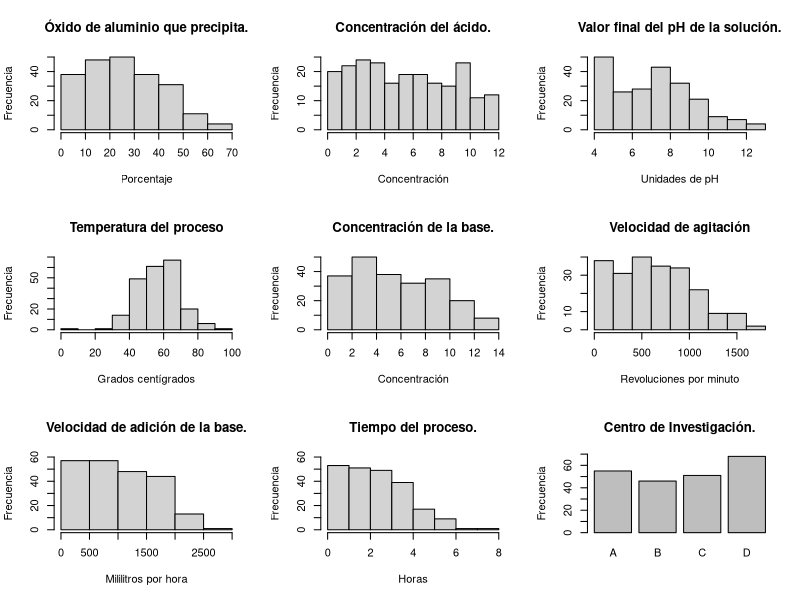
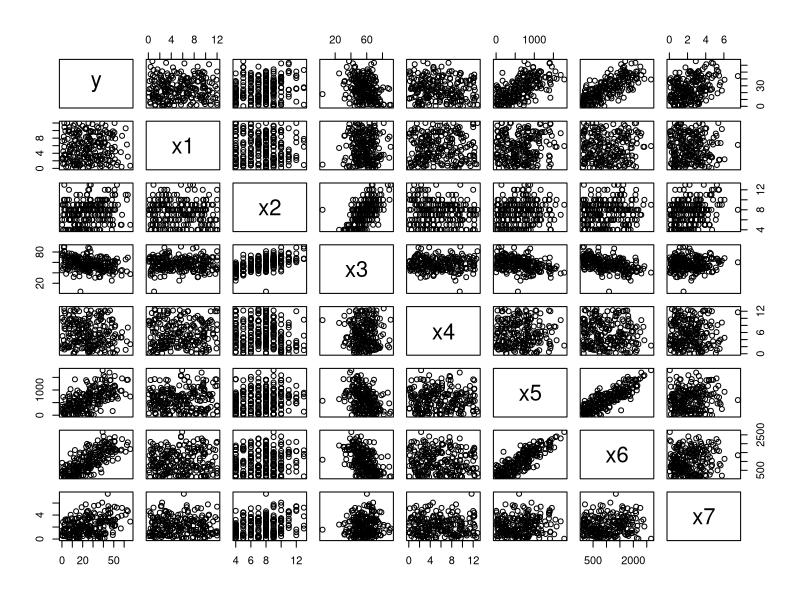
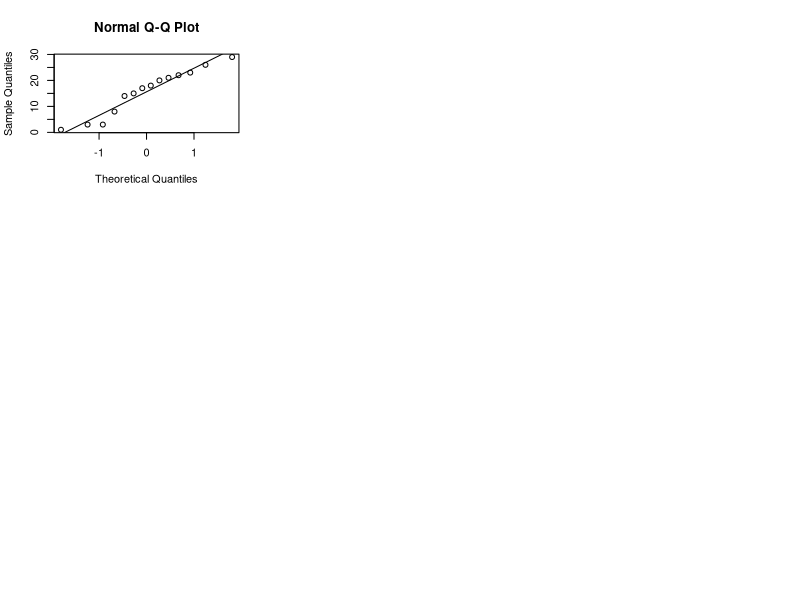

R code for these plots, in order:
data <- read.table("proceso.txt", header=T)
Y    <- data$y
X1   <- data$x1
X2   <- data$x2
X3   <- data$x3
X4   <- data$x4
X5   <- data$x5
X6   <- data$x6
X7   <- data$x7
Cent <- data$Cent

# 1. Realizar un análisis descriptivo de los datos.
par(mfrow = c(3,3))

hist(Y, main="Óxido de aluminio que precipita.", xlab="Porcentaje", ylab="Frecuencia")
hist(X1, main="Concentración del ácido.", xlab="Concentración", ylab="Frecuencia", ylim=c(0,25))
hist(X2, main="Valor final del pH de la solución.", xlab="Unidades de pH", ylab="Frecuencia")
hist(X3, main="Temperatura del proceso", xlab="Grados centígrados", ylab="Frecuencia", ylim=c(0,70))
hist(X4, main="Concentración de la base.", xlab="Concentración", ylab="Frecuencia")
hist(X5, main="Velocidad de agitación", xlab="Revoluciones por minuto", ylab="Frecuencia")
hist(X6, main="Velocidad de adición de la base.", xlab="Mililitros por hora", ylab="Frecuencia", ylim=c(0,60))
hist(X7, main="Tiempo del proceso.", xlab="Horas", ylab="Frecuencia",ylim=c(0,60))
barplot(table(Cent), main="Centro de Investigación.", ylab="Frecuencia",ylim=c(0,70))

print(summary.data.frame(data))

# 2. Realizar un gráfico de dispersión y una matriz de correlación de las variables.
dataMatrix <- data
dataMatrix$Cent <- NULL
attach(dataMatrix)
pairs(dataMatrix)
cor(dataMatrix)

# 3. Realizar una prueba de bondad de ajuste para determinar si la variable “y” se distribuye en forma normal.

n = 220
k <- round(sqrt(n))
A <- ceiling((max(data$y) - min(data$y)) / k)
alpha <- 0.05
r <- 2
while (A*(k-1) > max(data$y)){
  k <- k-1
}
fi <- numeric(k)
mi <- numeric(k)

for (x in 1:k){
  fi[x] <- length(data[ which(data$y < A*x & data$y >= A*(x-1)), ]$y)
  mi[x] <- (x-1)*A + (A/2)
}
qqnorm(fi)
qqline(fi)

xbarra <- sum(fi*mi)/n
x_barra <- rep(xbarra, k)
S_cuadrado <- sum( fi*(mi-x_barra)^2 )/(n-1)
S <- sqrt(S_cuadrado)
pi <- pnorm((mi + A/2), xbarra, S) - pnorm((mi - A/2), xbarra, S)
chi2_obs <- sum((fi-n*pi)^2/(n*pi))
chi2_alpha <- qchisq(1 - alpha, k - 1 -r)
p_valor <- 1 - pchisq(chi2_obs, k - 1 - r) 

# 4. Realice un intervalo de confianza del 93% para cada variable en estudio.

t.test(Y, conf.level = 0.93)
t.test(X1, conf.level = 0.93)
t.test(X2, conf.level = 0.93)
t.test(X3, conf.level = 0.93)
t.test(X4, conf.level = 0.93)
t.test(X5, conf.level = 0.93)
t.test(X6, conf.level = 0.93)
t.test(X7, conf.level = 0.93)

# 5. Halle un modelo lineal que explique mejor la variable “y”. Incluya todas las pruebas necesarias para
# llegar a este modelo, así como un análisis de residuos del modelo final.

modelo1 <- lm(Y ~ X1 + X2 + X3 + X4 + X5 + X6 + X7)
summary(modelo1)
# Sin Intercept
modelo2 <- lm(Y ~ X1 + X2 + X3 + X4 + X5 + X6 + X7 - 1)
summary(modelo2)
# Sin X4
modelo3 <- lm(Y ~ X1 + X2 + X3 + X5 + X6 + X7 - 1)
summary(modelo3)
# Sin X1
modelo4 <- lm(Y ~ X2 + X3 + X5 + X6 + X7 - 1)
summary(modelo4)
# Sin X3
modelo5 <- lm(Y ~ X2 + X5 + X6 + X7 - 1)
summary(modelo5)
# Sin X5
modelo6 <- lm(Y ~ X2 + X6 + X7 - 1)
summary(modelo6)
# Sin X2
modelo7 <- lm(Y ~ X6 + X7 - 1)
summary(modelo7)

# 6. Con los datos proceso_pre.txt haga una predicción de la variable “y” (con el mejor modelo) y haga un
# histograma, diagrama de cajas y resumen estadístico de los residuos de predicción (valor observado vs.
# prediccion del modelo) para concluir con relación al poder predictivo del modelo.
